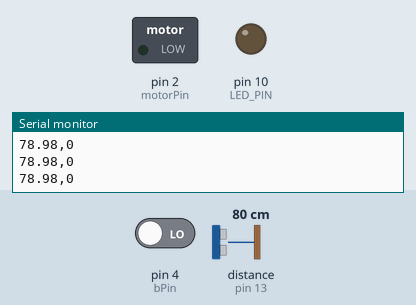
The sketch below on a simulated Arduino Uno, built with avr-gcc and run on an emulated ATmega328P. Parts: switched loads named in the sketch (green lamp = pin HIGH), output pins drawn as LEDs (lit = HIGH), the last lines printed to the serial monitor. Wiring (inferred from the names in the program): ultrasonic range finder: trigger pin 12; echo pin 13. The test bench sets the inputs (shaded band); at power-on: distance to the obstacle (sensor on pin 13) 80 cm, pin 4 (bPin) LOW. The echo pulse lasts 58.3 µs per cm; pins used as bus, display or sensor lines are not drawn.

Above: at 1.2 s.
1.3 s: distance to the obstacle (sensor on pin 13) set to 2 cm
At 2.5 s:
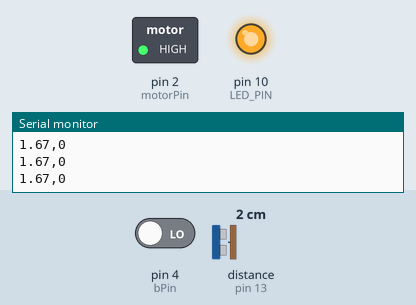
2.8 s: distance to the obstacle (sensor on pin 13) set to 9 cm
At 3.2 s:
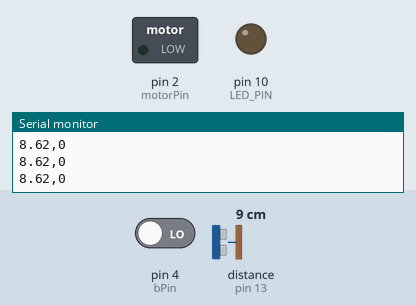
4.3 s: distance to the obstacle (sensor on pin 13) set to 4 cm
At 5.2 s:
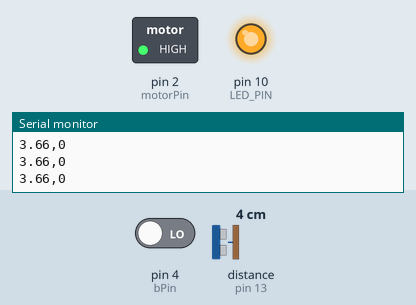
Timing chart, 0 to 7.3 s (numbered marks = the images above; inputs shaded):
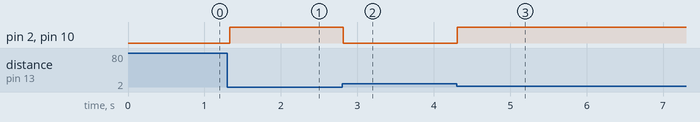

The sketch:

FanControl.ino
```cpp
int motorPin = 2;
int bPin = 4; //input pin
int buttonState = 0;
int LED_PIN = 10;

//Ultrasonic Pins
int ultraEcho = 13;
int ultraTrig = 12;

//distance and duration
float distance; //distance of object in cm
long duration; //pulse duration of ultrasonic sensor
String dist;

void setup() {
  //set pin modes
  pinMode(bPin, INPUT);
  pinMode(motorPin, OUTPUT);
  pinMode(LED_PIN, OUTPUT);

  pinMode(ultraEcho, INPUT); //echo is the input for reading the distance value
  pinMode(ultraTrig, OUTPUT); //trig is the output
  //start the serial
  //copied from lecture code
  Serial.begin(9600);
}

void turnOn() {
  //turn fan and LED on for 5 seconds
    digitalWrite(LED_PIN, HIGH);
    digitalWrite(motorPin, HIGH);
  //  Serial.println("Fan is on!");
    delay(50);
}

void turnOff() {
  //turn off LED & fan when hand is not in required distance
  digitalWrite(LED_PIN, LOW);
  digitalWrite(motorPin, LOW);
  //Serial.println("Fan is off!");
  delay(50);
}

void loop() {
  digitalWrite(ultraTrig, LOW);
  delayMicroseconds(10);
  digitalWrite(ultraTrig, HIGH);
  delayMicroseconds(10);
  digitalWrite(ultraTrig, LOW);

  // //read ultrasonic values
  duration = pulseIn(ultraEcho, HIGH);
  //convert duration to distance in centimeters
  distance = duration*0.034/2;
 // Serial.print(distance);
//  Serial.println("cm");
  delay(5);

   //read value from button switch
  buttonState = digitalRead(bPin);

  //Serial.println(buttonState);
  //check for distance between 30.48 = 12 inches
  //then turn on FAN and LED when hand is within required distance
   if (distance >= 0 && distance <= 7.62) {
        if (buttonState == 1) {
          turnOff();
          delay(50);
        }
        else {
          turnOn();
          delay(50);
        }
      }
      else {
        turnOff();
        delay(50);
      }

  //convert button and ultrasonic distance to Strings for serial
  String distStr = String(distance);
  String buttonStr = String(buttonState);

  //create string of data with distance and button state
  String data = distStr + "," + buttonState;
  //send data to the serial
  Serial.println(data);
}
```

Measured:
- after the input at 1.3 s, pin 2 (motorPin), pin 10 (LED_PIN): LOW → HIGH at once
- after the input at 2.8 s, pin 2 (motorPin), pin 10 (LED_PIN): HIGH → LOW at once
- after the input at 4.3 s, pin 2 (motorPin), pin 10 (LED_PIN): LOW → HIGH at once
